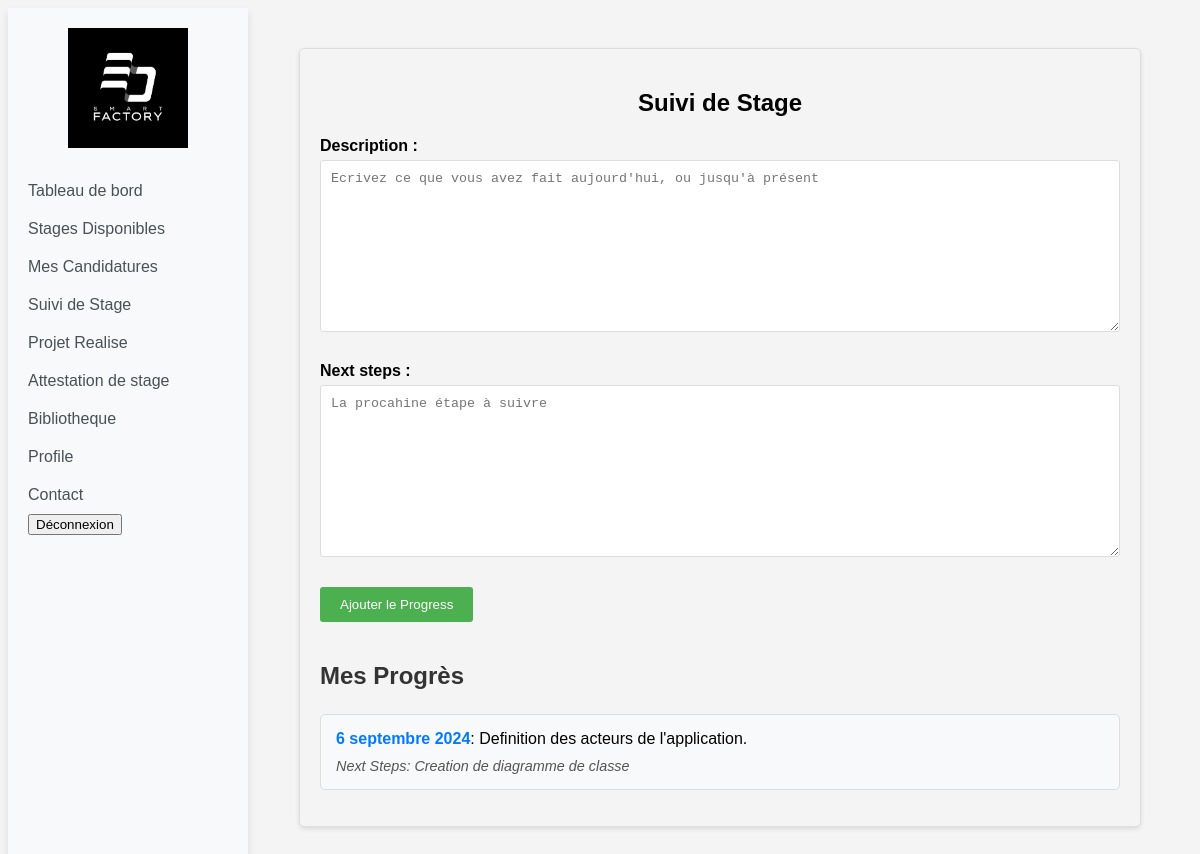
The page /stagiaire-dashboard/suivi-de-stage/ (signed in) on the database its author committed.
### stagiaires/models.py (models this page shows, shortened)
class ProgressUpdate(models.Model):
    stagiaire = models.ForeignKey(Stagiaire, on_delete=models.CASCADE)
    date = models.DateField(auto_now_add=True)
    description = models.TextField()
    next_steps = models.TextField(blank=True)

### stagiaires/views.py (the view)
# urls.py: path('suivi-de-stage/', views.suivi_de_stage, name='suivi_de_stage'),
@login_required
def suivi_de_stage(request):
    if request.user.user_type != 1:
        return redirect('login')
    stagiaire = Stagiaire.objects.get(email=request.user.email)
    progress_updates = ProgressUpdate.objects.filter(stagiaire=stagiaire)
    if request.method == 'POST':
        form = ProgressUpdateForm(request.POST)
        if form.is_valid():
            progress_update = form.save(commit=False)
            progress_update.stagiaire = stagiaire
            progress_update.save()
            return redirect('suivi_de_stage')
    else:
        form = ProgressUpdateForm()
    return render(request, 'stagiaires/suivi_de_stage.html', {
        'progress_updates': progress_updates,
        'form': form
    })

### stagiaires/forms.py
class ProgressUpdateForm(forms.ModelForm):
    class Meta:
        model = ProgressUpdate
        fields = ['description', 'next_steps']
        widgets = {
            'description': forms.Textarea(attrs={'placeholder': 'Ecrivez ce que vous avez fait aujourd\'hui, ou jusqu\'à présent'}),
            'next_steps': forms.Textarea(attrs={'placeholder': 'La procahine étape à suivre'}),
        }

### stagiaires/templates/stagiaires/suivi_de_stage.html (shortened to what this page needs)
{% extends 'stagiaires/base.html' %}
{% block content %}
<div class="suivi-stage-content">
    <h2 class="suivi-stage-title">Suivi de Stage</h2>
    <form class="suivi-stage-form" method="post">
        {{ form.as_p }}
        <button type="submit">Ajouter le Progress</button>
    </form>
    <h3 class="suivi-stage-subtitle">Mes Progrès</h3>
    <ul class="suivi-stage-progress-list">
        {% for update in progress_updates %}
        <li class="suivi-stage-progress-item">
            <strong>{{ update.date }}</strong>: {{ update.description }}<br>
            <em>Next Steps: {{ update.next_steps }}</em>
        </li>
        {% endfor %}
    </ul>
</div>
{% endblock %}

### static/css/suivi_de_stage.css (style rules this page uses)
.suivi-stage-content { max-width: 800px; margin: 20px auto; padding: 20px; border: 1px solid #ddd; border-radius: 5px; box-shadow: 0 2px 5px rgba(0, 0, 0, 0.1); }
.suivi-stage-title { text-align: center; font-size: 24px; font-weight: bold; margin-bottom: 20px; }
.suivi-stage-form { margin-bottom: 20px; }
.suivi-stage-form label { display: block; margin-bottom: 5px; font-weight: bold; }
.suivi-stage-form input, .suivi-stage-form textarea { width: 100%; padding: 10px; margin-bottom: 10px; border: 1px solid #ddd; border-radius: 3px; box-sizing: border-box; }
.suivi-stage-form button { background-color: #4CAF50; color: white; padding: 10px 20px; border: none; border-radius: 3px; cursor: pointer; }
.suivi-stage-subtitle { font-size: 1.5em; margin-top: 40px; color: #333; }
.suivi-stage-progress-list { list-style: none; padding: 0; }
.suivi-stage-progress-item { background-color: #f8f9fa; border: 1px solid #ddd; padding: 15px; margin-bottom: 15px; border-radius: 5px; }
.suivi-stage-progress-item strong { color: #007bff; }
.suivi-stage-progress-item em { display: block; margin-top: 10px; color: #555; font-size: 0.9em; }

### static/css/upload_files.css (style rules this page uses)
body { font-family: sans-serif; background-color: #f4f4f4; }

### static/css/profile.css (style rules this page uses)
body { font-family: sans-serif; background-color: #f4f4f4; }

### rows shown on the page
ProgressUpdate: date "6 septembre 2024", description "Definition des acteurs de l'application.", next_steps "Creation de diagramme de classe"
